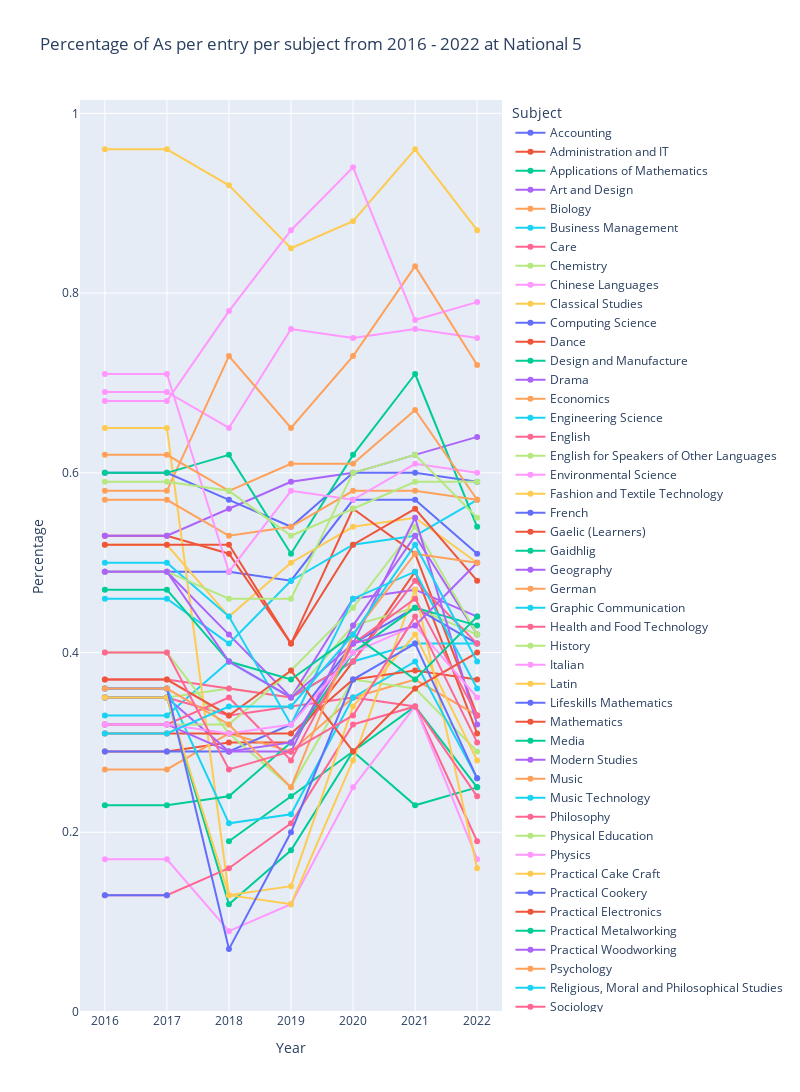

Notebook cell for this chart:
### Code cell
# Plot graph

# Create a list of subjects in alphabetical order
subjects = sorted(ldf['Subject'].unique())
years = sorted(ldf['Year'].unique())

fig = px.line(ldf, x = "Year", y = "Count", 
                color = "Subject",
               # facet_row = 'School',
                width = 800,
                height = 1150,
                category_orders = {'Subject' : subjects, 'Year' : years},
                labels = {"Count": "Percentage"},
                title = 'Percentage of As per entry per subject from 2016 - 2022 at ' + level_label
                )

fig.update_traces(mode = "markers+lines")

fig.update_yaxes(matches=None, rangemode = "tozero")

fig.write_html('./graphs/As_percentage_line_' + level + '.html')

fig.show()

### Figure 1 — Plotly figure (JSON) as saved in the notebook; plotly's stock layout.template omitted (floating-point values rounded to 4 significant figures)
{"data": [{"hovertemplate": "Subject=Accounting<br>Year=%{x}<br>Percentage=%{y}<extra></extra>", "legendgroup": "Accounting", "line": {"color": "#636efa", "dash": "solid"}, "marker": {"symbol": "circle"}, "mode": "markers+lines", "name": "Accounting", "orientation": "v", "showlegend": true, "type": "scatter", "x": ["2022", "2021", "2020", "2019", "2018", "2017", "2016"], "xaxis": "x", "y": [0.51, 0.57, 0.57, 0.48, 0.49, 0.49, 0.49], "yaxis": "y"}, {"hovertemplate": "Subject=Administration and IT<br>Year=%{x}<br>Percentage=%{y}<extra></extra>", "legendgroup": "Administration and IT", "line": {"color": "#EF553B", "dash": "solid"}, "marker": {"symbol": "circle"}, "mode": "markers+lines", "name": "Administration and IT", "orientation": "v", "showlegend": true, "type": "scatter", "x": ["2022", "2021", "2020", "2019", "2018", "2017", "2016"], "xaxis": "x", "y": [0.31, 0.49, 0.39, 0.3, 0.3, 0.29, 0.29], "yaxis": "y"}, {"hovertemplate": "Subject=Applications of Mathematics<br>Year=%{x}<br>Percentage=%{y}<extra></extra>", "legendgroup": "Applications of Mathematics", "line": {"color": "#00cc96", "dash": "solid"}, "marker": {"symbol": "circle"}, "mode": "markers+lines", "name": "Applications of Mathematics", "orientation": "v", "showlegend": true, "type": "scatter", "x": ["2022", "2021", "2020", "2019", "2018"], "xaxis": "x", "y": [0.25, 0.23, 0.29, 0.24, 0.19], "yaxis": "y"}, {"hovertemplate": "Subject=Art and Design<br>Year=%{x}<br>Percentage=%{y}<extra></extra>", "legendgroup": "Art and Design", "line": {"color": "#ab63fa", "dash": "solid"}, "marker": {"symbol": "circle"}, "mode": "markers+lines", "name": "Art and Design", "orientation": "v", "showlegend": true, "type": "scatter", "x": ["2022", "2021", "2020", "2019", "2018", "2017", "2016"], "xaxis": "x", "y": [0.44, 0.47, 0.46, 0.35, 0.42, 0.49, 0.49], "yaxis": "y"}, {"hovertemplate": "Subject=Biology<br>Year=%{x}<br>Percentage=%{y}<extra></extra>", "legendgroup": "Biology", "line": {"color": "#FFA15A", "dash": "solid"}, "marker": {"symbol": "circle"}, "mode": "markers+lines", "name": "Biology", "orientation": "v", "showlegend": true, "type": "scatter", "x": ["2022", "2021", "2020", "2019", "2018", "2017", "2016"], "xaxis": "x", "y": [0.33, 0.37, 0.35, 0.29, 0.31, 0.27, 0.27], "yaxis": "y"}, {"hovertemplate": "Subject=Business Management<br>Year=%{x}<br>Percentage=%{y}<extra></extra>", "legendgroup": "Business Management", "line": {"color": "#19d3f3", "dash": "solid"}, "marker": {"symbol": "circle"}, "mode": "markers+lines", "name": "Business Management", "orientation": "v", "showlegend": true, "type": "scatter", "x": ["2022", "2021", "2020", "2019", "2018", "2017", "2016"], "xaxis": "x", "y": [0.41, 0.41, 0.39, 0.35, 0.39, 0.33, 0.33], "yaxis": "y"}, {"hovertemplate": "Subject=Care<br>Year=%{x}<br>Percentage=%{y}<extra></extra>", "legendgroup": "Care", "line": {"color": "#FF6692", "dash": "solid"}, "marker": {"symbol": "circle"}, "mode": "markers+lines", "name": "Care", "orientation": "v", "showlegend": true, "type": "scatter", "x": ["2022", "2021", "2020", "2019", "2018", "2017", "2016"], "xaxis": "x", "y": [0.19, 0.34, 0.35, 0.34, 0.33, 0.35, 0.35], "yaxis": "y"}, {"hovertemplate": "Subject=Chemistry<br>Year=%{x}<br>Percentage=%{y}<extra></extra>", "legendgroup": "Chemistry", "line": {"color": "#B6E880", "dash": "solid"}, "marker": {"symbol": "circle"}, "mode": "markers+lines", "name": "Chemistry", "orientation": "v", "showlegend": true, "type": "scatter", "x": ["2022", "2021", "2020", "2019", "2018", "2017", "2016"], "xaxis": "x", "y": [0.42, 0.45, 0.43, 0.35, 0.36, 0.35, 0.35], "yaxis": "y"}, {"hovertemplate": "Subject=Chinese Languages<br>Year=%{x}<br>Percentage=%{y}<extra></extra>", "legendgroup": "Chinese Languages", "line": {"color": "#FF97FF", "dash": "solid"}, "marker": {"symbol": "circle"}, "mode": "markers+lines", "name": "Chinese Languages", "orientation": "v", "showlegend": true, "type": "scatter", "x": ["2022", "2021", "2020", "2019", "2018", "2017", "2016"], "xaxis": "x", "y": [0.75, 0.76, 0.75, 0.76, 0.65, 0.69, 0.69], "yaxis": "y"}, {"hovertemplate": "Subject=Classical Studies<br>Year=%{x}<br>Percentage=%{y}<extra></extra>", "legendgroup": "Classical Studies", "line": {"color": "#FECB52", "dash": "solid"}, "marker": {"symbol": "circle"}, "mode": "markers+lines", "name": "Classical Studies", "orientation": "v", "showlegend": true, "type": "scatter", "x": ["2022", "2021", "2020", "2019", "2018", "2017", "2016"], "xaxis": "x", "y": [0.5, 0.55, 0.54, 0.5, 0.44, 0.52, 0.52], "yaxis": "y"}, {"hovertemplate": "Subject=Computing Science<br>Year=%{x}<br>Percentage=%{y}<extra></extra>", "legendgroup": "Computing Science", "line": {"color": "#636efa", "dash": "solid"}, "marker": {"symbol": "circle"}, "mode": "markers+lines", "name": "Computing Science", "orientation": "v", "showlegend": true, "type": "scatter", "x": ["2022", "2021", "2020", "2019", "2018", "2017", "2016"], "xaxis": "x", "y": [0.41, 0.45, 0.41, 0.32, 0.29, 0.29, 0.29], "yaxis": "y"}, {"hovertemplate": "Subject=Dance<br>Year=%{x}<br>Percentage=%{y}<extra></extra>", "legendgroup": "Dance", "line": {"color": "#EF553B", "dash": "solid"}, "marker": {"symbol": "circle"}, "mode": "markers+lines", "name": "Dance", "orientation": "v", "showlegend": true, "type": "scatter", "x": ["2022", "2021", "2020", "2019", "2018", "2017", "2016"], "xaxis": "x", "y": [0.33, 0.51, 0.56, 0.41, 0.51, 0.53, 0.53], "yaxis": "y"}, {"hovertemplate": "Subject=Design and Manufacture<br>Year=%{x}<br>Percentage=%{y}<extra></extra>", "legendgroup": "Design and Manufacture", "line": {"color": "#00cc96", "dash": "solid"}, "marker": {"symbol": "circle"}, "mode": "markers+lines", "name": "Design and Manufacture", "orientation": "v", "showlegend": true, "type": "scatter", "x": ["2022", "2021", "2020", "2019", "2018", "2017", "2016"], "xaxis": "x", "y": [0.25, 0.34, 0.29, 0.18, 0.12, 0.35, 0.35], "yaxis": "y"}, {"hovertemplate": "Subject=Drama<br>Year=%{x}<br>Percentage=%{y}<extra></extra>", "legendgroup": "Drama", "line": {"color": "#ab63fa", "dash": "solid"}, "marker": {"symbol": "circle"}, "mode": "markers+lines", "name": "Drama", "orientation": "v", "showlegend": true, "type": "scatter", "x": ["2022", "2021", "2020", "2019", "2018", "2017", "2016"], "xaxis": "x", "y": [0.64, 0.62, 0.6, 0.59, 0.56, 0.53, 0.53], "yaxis": "y"}, {"hovertemplate": "Subject=Economics<br>Year=%{x}<br>Percentage=%{y}<extra></extra>", "legendgroup": "Economics", "line": {"color": "#FFA15A", "dash": "solid"}, "marker": {"symbol": "circle"}, "mode": "markers+lines", "name": "Economics", "orientation": "v", "showlegend": true, "type": "scatter", "x": ["2022", "2021", "2020", "2019", "2018", "2017", "2016"], "xaxis": "x", "y": [0.72, 0.83, 0.73, 0.65, 0.73, 0.58, 0.58], "yaxis": "y"}, {"hovertemplate": "Subject=Engineering Science<br>Year=%{x}<br>Percentage=%{y}<extra></extra>", "legendgroup": "Engineering Science", "line": {"color": "#19d3f3", "dash": "solid"}, "marker": {"symbol": "circle"}, "mode": "markers+lines", "name": "Engineering Science", "orientation": "v", "showlegend": true, "type": "scatter", "x": ["2022", "2021", "2020", "2019", "2018", "2017", "2016"], "xaxis": "x", "y": [0.57, 0.53, 0.52, 0.48, 0.41, 0.46, 0.46], "yaxis": "y"}, {"hovertemplate": "Subject=English<br>Year=%{x}<br>Percentage=%{y}<extra></extra>", "legendgroup": "English", "line": {"color": "#FF6692", "dash": "solid"}, "marker": {"symbol": "circle"}, "mode": "markers+lines", "name": "English", "orientation": "v", "showlegend": true, "type": "scatter", "x": ["2022", "2021", "2020", "2019", "2018", "2017", "2016"], "xaxis": "x", "y": [0.41, 0.48, 0.39, 0.35, 0.36, 0.37, 0.37], "yaxis": "y"}, {"hovertemplate": "Subject=English for Speakers of Other Languages<br>Year=%{x}<br>Percentage=%{y}<extra></extra>", "legendgroup": "English for Speakers of Other Languages", "line": {"color": "#B6E880", "dash": "solid"}, "marker": {"symbol": "circle"}, "mode": "markers+lines", "name": "English for Speakers of Other Languages", "orientation": "v", "showlegend": true, "type": "scatter", "x": ["2022", "2021", "2020", "2019", "2018", "2017", "2016"], "xaxis": "x", "y": [0.29, 0.36, 0.37, 0.25, 0.31, 0.4, 0.4], "yaxis": "y"}, {"hovertemplate": "Subject=Environmental Science<br>Year=%{x}<br>Percentage=%{y}<extra></extra>", "legendgroup": "Environmental Science", "line": {"color": "#FF97FF", "dash": "solid"}, "marker": {"symbol": "circle"}, "mode": "markers+lines", "name": "Environmental Science", "orientation": "v", "showlegend": true, "type": "scatter", "x": ["2022", "2021", "2020", "2019", "2018", "2017", "2016"], "xaxis": "x", "y": [0.17, 0.34, 0.25, 0.12, 0.09, 0.17, 0.17], "yaxis": "y"}, {"hovertemplate": "Subject=Fashion and Textile Technology<br>Year=%{x}<br>Percentage=%{y}<extra></extra>", "legendgroup": "Fashion and Textile Technology", "line": {"color": "#FECB52", "dash": "solid"}, "marker": {"symbol": "circle"}, "mode": "markers+lines", "name": "Fashion and Textile Technology", "orientation": "v", "showlegend": true, "type": "scatter", "x": ["2022", "2021", "2020", "2019", "2018", "2017", "2016"], "xaxis": "x", "y": [0.16, 0.47, 0.28, 0.12, 0.13, 0.65, 0.65], "yaxis": "y"}, {"hovertemplate": "Subject=French<br>Year=%{x}<br>Percentage=%{y}<extra></extra>", "legendgroup": "French", "line": {"color": "#636efa", "dash": "solid"}, "marker": {"symbol": "circle"}, "mode": "markers+lines", "name": "French", "orientation": "v", "showlegend": true, "type": "scatter", "x": ["2022", "2021", "2020", "2019", "2018", "2017", "2016"], "xaxis": "x", "y": [0.59, 0.6, 0.6, 0.54, 0.57, 0.6, 0.6], "yaxis": "y"}, {"hovertemplate": "Subject=Gaelic (Learners)<br>Year=%{x}<br>Percentage=%{y}<extra></extra>", "legendgroup": "Gaelic (Learners)", "line": {"color": "#EF553B", "dash": "solid"}, "marker": {"symbol": "circle"}, "mode": "markers+lines", "name": "Gaelic (Learners)", "orientation": "v", "showlegend": true, "type": "scatter", "x": ["2022", "2021", "2020", "2019", "2018", "2017", "2016"], "xaxis": "x", "y": [0.48, 0.56, 0.52, 0.41, 0.52, 0.52, 0.52], "yaxis": "y"}, {"hovertemplate": "Subject=Gaidhlig<br>Year=%{x}<br>Percentage=%{y}<extra></extra>", "legendgroup": "Gaidhlig", "line": {"color": "#00cc96", "dash": "solid"}, "marker": {"symbol": "circle"}, "mode": "markers+lines", "name": "Gaidhlig", "orientation": "v", "showlegend": true, "type": "scatter", "x": ["2022", "2021", "2020", "2019", "2018", "2017", "2016"], "xaxis": "x", "y": [0.54, 0.71, 0.62, 0.51, 0.62, 0.6, 0.6], "yaxis": "y"}, {"hovertemplate": "Subject=Geography<br>Year=%{x}<br>Percentage=%{y}<extra></extra>", "legendgroup": "Geography", "line": {"color": "#ab63fa", "dash": "solid"}, "marker": {"symbol": "circle"}, "mode": "markers+lines", "name": "Geography", "orientation": "v", "showlegend": true, "type": "scatter", "x": ["2022", "2021", "2020", "2019", "2018", "2017", "2016"], "xaxis": "x", "y": [0.42, 0.53, 0.43, 0.29, 0.29, 0.35, 0.35], "yaxis": "y"}, {"hovertemplate": "Subject=German<br>Year=%{x}<br>Percentage=%{y}<extra></extra>", "legendgroup": "German", "line": {"color": "#FFA15A", "dash": "solid"}, "marker": {"symbol": "circle"}, "mode": "markers+lines", "name": "German", "orientation": "v", "showlegend": true, "type": "scatter", "x": ["2022", "2021", "2020", "2019", "2018", "2017", "2016"], "xaxis": "x", "y": [0.57, 0.58, 0.58, 0.54, 0.53, 0.57, 0.57], "yaxis": "y"}, {"hovertemplate": "Subject=Graphic Communication<br>Year=%{x}<br>Percentage=%{y}<extra></extra>", "legendgroup": "Graphic Communication", "line": {"color": "#19d3f3", "dash": "solid"}, "marker": {"symbol": "circle"}, "mode": "markers+lines", "name": "Graphic Communication", "orientation": "v", "showlegend": true, "type": "scatter", "x": ["2022", "2021", "2020", "2019", "2018", "2017", "2016"], "xaxis": "x", "y": [0.26, 0.39, 0.35, 0.22, 0.21, 0.36, 0.36], "yaxis": "y"}, {"hovertemplate": "Subject=Health and Food Technology<br>Year=%{x}<br>Percentage=%{y}<extra></extra>", "legendgroup": "Health and Food Technology", "line": {"color": "#FF6692", "dash": "solid"}, "marker": {"symbol": "circle"}, "mode": "markers+lines", "name": "Health and Food Technology", "orientation": "v", "showlegend": true, "type": "scatter", "x": ["2022", "2021", "2020", "2019", "2018", "2017", "2016"], "xaxis": "x", "y": [0.24, 0.34, 0.32, 0.21, 0.16, 0.13, 0.13], "yaxis": "y"}, {"hovertemplate": "Subject=History<br>Year=%{x}<br>Percentage=%{y}<extra></extra>", "legendgroup": "History", "line": {"color": "#B6E880", "dash": "solid"}, "marker": {"symbol": "circle"}, "mode": "markers+lines", "name": "History", "orientation": "v", "showlegend": true, "type": "scatter", "x": ["2022", "2021", "2020", "2019", "2018", "2017", "2016"], "xaxis": "x", "y": [0.42, 0.54, 0.45, 0.38, 0.32, 0.32, 0.32], "yaxis": "y"}, {"hovertemplate": "Subject=Italian<br>Year=%{x}<br>Percentage=%{y}<extra></extra>", "legendgroup": "Italian", "line": {"color": "#FF97FF", "dash": "solid"}, "marker": {"symbol": "circle"}, "mode": "markers+lines", "name": "Italian", "orientation": "v", "showlegend": true, "type": "scatter", "x": ["2022", "2021", "2020", "2019", "2018", "2017", "2016"], "xaxis": "x", "y": [0.6, 0.61, 0.57, 0.58, 0.49, 0.71, 0.71], "yaxis": "y"}, {"hovertemplate": "Subject=Latin<br>Year=%{x}<br>Percentage=%{y}<extra></extra>", "legendgroup": "Latin", "line": {"color": "#FECB52", "dash": "solid"}, "marker": {"symbol": "circle"}, "mode": "markers+lines", "name": "Latin", "orientation": "v", "showlegend": true, "type": "scatter", "x": ["2022", "2021", "2020", "2019", "2018", "2017", "2016"], "xaxis": "x", "y": [0.87, 0.96, 0.88, 0.85, 0.92, 0.96, 0.96], "yaxis": "y"}, {"hovertemplate": "Subject=Lifeskills Mathematics<br>Year=%{x}<br>Percentage=%{y}<extra></extra>", "legendgroup": "Lifeskills Mathematics", "line": {"color": "#636efa", "dash": "solid"}, "marker": {"symbol": "circle"}, "mode": "markers+lines", "name": "Lifeskills Mathematics", "orientation": "v", "showlegend": true, "type": "scatter", "x": ["2017", "2016"], "xaxis": "x", "y": [0.13, 0.13], "yaxis": "y"}, {"hovertemplate": "Subject=Mathematics<br>Year=%{x}<br>Percentage=%{y}<extra></extra>", "legendgroup": "Mathematics", "line": {"color": "#EF553B", "dash": "solid"}, "marker": {"symbol": "circle"}, "mode": "markers+lines", "name": "Mathematics", "orientation": "v", "showlegend": true, "type": "scatter", "x": ["2022", "2021", "2020", "2019", "2018", "2017", "2016"], "xaxis": "x", "y": [0.37, 0.38, 0.37, 0.31, 0.31, 0.31, 0.31], "yaxis": "y"}, {"hovertemplate": "Subject=Media<br>Year=%{x}<br>Percentage=%{y}<extra></extra>", "legendgroup": "Media", "line": {"color": "#00cc96", "dash": "solid"}, "marker": {"symbol": "circle"}, "mode": "markers+lines", "name": "Media", "orientation": "v", "showlegend": true, "type": "scatter", "x": ["2022", "2021", "2020", "2019", "2018", "2017", "2016"], "xaxis": "x", "y": [0.43, 0.45, 0.4, 0.3, 0.24, 0.23, 0.23], "yaxis": "y"}, {"hovertemplate": "Subject=Modern Studies<br>Year=%{x}<br>Percentage=%{y}<extra></extra>", "legendgroup": "Modern Studies", "line": {"color": "#ab63fa", "dash": "solid"}, "marker": {"symbol": "circle"}, "mode": "markers+lines", "name": "Modern Studies", "orientation": "v", "showlegend": true, "type": "scatter", "x": ["2022", "2021", "2020", "2019", "2018", "2017", "2016"], "xaxis": "x", "y": [0.32, 0.55, 0.41, 0.3, 0.29, 0.32, 0.32], "yaxis": "y"}, {"hovertemplate": "Subject=Music<br>Year=%{x}<br>Percentage=%{y}<extra></extra>", "legendgroup": "Music", "line": {"color": "#FFA15A", "dash": "solid"}, "marker": {"symbol": "circle"}, "mode": "markers+lines", "name": "Music", "orientation": "v", "showlegend": true, "type": "scatter", "x": ["2022", "2021", "2020", "2019", "2018", "2017", "2016"], "xaxis": "x", "y": [0.57, 0.67, 0.61, 0.61, 0.58, 0.62, 0.62], "yaxis": "y"}, {"hovertemplate": "Subject=Music Technology<br>Year=%{x}<br>Percentage=%{y}<extra></extra>", "legendgroup": "Music Technology", "line": {"color": "#19d3f3", "dash": "solid"}, "marker": {"symbol": "circle"}, "mode": "markers+lines", "name": "Music Technology", "orientation": "v", "showlegend": true, "type": "scatter", "x": ["2022", "2021", "2020", "2019", "2018", "2017", "2016"], "xaxis": "x", "y": [0.36, 0.49, 0.46, 0.32, 0.44, 0.5, 0.5], "yaxis": "y"}, {"hovertemplate": "Subject=Philosophy<br>Year=%{x}<br>Percentage=%{y}<extra></extra>", "legendgroup": "Philosophy", "line": {"color": "#FF6692", "dash": "solid"}, "marker": {"symbol": "circle"}, "mode": "markers+lines", "name": "Philosophy", "orientation": "v", "showlegend": true, "type": "scatter", "x": ["2022", "2021", "2020", "2019", "2018", "2017", "2016"], "xaxis": "x", "y": [0.33, 0.46, 0.41, 0.28, 0.35, 0.32, 0.32], "yaxis": "y"}, {"hovertemplate": "Subject=Physical Education<br>Year=%{x}<br>Percentage=%{y}<extra></extra>", "legendgroup": "Physical Education", "line": {"color": "#B6E880", "dash": "solid"}, "marker": {"symbol": "circle"}, "mode": "markers+lines", "name": "Physical Education", "orientation": "v", "showlegend": true, "type": "scatter", "x": ["2022", "2021", "2020", "2019", "2018", "2017", "2016"], "xaxis": "x", "y": [0.55, 0.62, 0.6, 0.46, 0.46, 0.49, 0.49], "yaxis": "y"}, {"hovertemplate": "Subject=Physics<br>Year=%{x}<br>Percentage=%{y}<extra></extra>", "legendgroup": "Physics", "line": {"color": "#FF97FF", "dash": "solid"}, "marker": {"symbol": "circle"}, "mode": "markers+lines", "name": "Physics", "orientation": "v", "showlegend": true, "type": "scatter", "x": ["2022", "2021", "2020", "2019", "2018", "2017", "2016"], "xaxis": "x", "y": [0.35, 0.43, 0.4, 0.32, 0.31, 0.32, 0.32], "yaxis": "y"}, {"hovertemplate": "Subject=Practical Cake Craft<br>Year=%{x}<br>Percentage=%{y}<extra></extra>", "legendgroup": "Practical Cake Craft", "line": {"color": "#FECB52", "dash": "solid"}, "marker": {"symbol": "circle"}, "mode": "markers+lines", "name": "Practical Cake Craft", "orientation": "v", "showlegend": true, "type": "scatter", "x": ["2022", "2021", "2020", "2019", "2018", "2017", "2016"], "xaxis": "x", "y": [0.28, 0.42, 0.34, 0.14, 0.13, 0.35, 0.35], "yaxis": "y"}, {"hovertemplate": "Subject=Practical Cookery<br>Year=%{x}<br>Percentage=%{y}<extra></extra>", "legendgroup": "Practical Cookery", "line": {"color": "#636efa", "dash": "solid"}, "marker": {"symbol": "circle"}, "mode": "markers+lines", "name": "Practical Cookery", "orientation": "v", "showlegend": true, "type": "scatter", "x": ["2022", "2021", "2020", "2019", "2018", "2017", "2016"], "xaxis": "x", "y": [0.26, 0.41, 0.37, 0.2, 0.07, 0.36, 0.36], "yaxis": "y"}, {"hovertemplate": "Subject=Practical Electronics<br>Year=%{x}<br>Percentage=%{y}<extra></extra>", "legendgroup": "Practical Electronics", "line": {"color": "#EF553B", "dash": "solid"}, "marker": {"symbol": "circle"}, "mode": "markers+lines", "name": "Practical Electronics", "orientation": "v", "showlegend": true, "type": "scatter", "x": ["2022", "2021", "2020", "2019", "2018", "2017", "2016"], "xaxis": "x", "y": [0.4, 0.36, 0.29, 0.38, 0.33, 0.37, 0.37], "yaxis": "y"}, {"hovertemplate": "Subject=Practical Metalworking<br>Year=%{x}<br>Percentage=%{y}<extra></extra>", "legendgroup": "Practical Metalworking", "line": {"color": "#00cc96", "dash": "solid"}, "marker": {"symbol": "circle"}, "mode": "markers+lines", "name": "Practical Metalworking", "orientation": "v", "showlegend": true, "type": "scatter", "x": ["2022", "2021", "2020", "2019", "2018", "2017", "2016"], "xaxis": "x", "y": [0.44, 0.37, 0.42, 0.37, 0.39, 0.47, 0.47], "yaxis": "y"}, {"hovertemplate": "Subject=Practical Woodworking<br>Year=%{x}<br>Percentage=%{y}<extra></extra>", "legendgroup": "Practical Woodworking", "line": {"color": "#ab63fa", "dash": "solid"}, "marker": {"symbol": "circle"}, "mode": "markers+lines", "name": "Practical Woodworking", "orientation": "v", "showlegend": true, "type": "scatter", "x": ["2022", "2021", "2020", "2019", "2018", "2017", "2016"], "xaxis": "x", "y": [0.5, 0.43, 0.41, 0.35, 0.39, 0.49, 0.49], "yaxis": "y"}, {"hovertemplate": "Subject=Psychology<br>Year=%{x}<br>Percentage=%{y}<extra></extra>", "legendgroup": "Psychology", "line": {"color": "#FFA15A", "dash": "solid"}, "marker": {"symbol": "circle"}, "mode": "markers+lines", "name": "Psychology", "orientation": "v", "showlegend": true, "type": "scatter", "x": ["2022", "2021", "2020", "2019", "2018", "2017", "2016"], "xaxis": "x", "y": [0.5, 0.51, 0.42, 0.25, 0.32, 0.36, 0.36], "yaxis": "y"}, {"hovertemplate": "Subject=Religious, Moral and Philosophical Studies<br>Year=%{x}<br>Percentage=%{y}<extra></extra>", "legendgroup": "Religious, Moral and Philosophical Studies", "line": {"color": "#19d3f3", "dash": "solid"}, "marker": {"symbol": "circle"}, "mode": "markers+lines", "name": "Religious, Moral and Philosophical Studies", "orientation": "v", "showlegend": true, "type": "scatter", "x": ["2022", "2021", "2020", "2019", "2018", "2017", "2016"], "xaxis": "x", "y": [0.39, 0.52, 0.42, 0.34, 0.34, 0.31, 0.31], "yaxis": "y"}, {"hovertemplate": "Subject=Sociology<br>Year=%{x}<br>Percentage=%{y}<extra></extra>", "legendgroup": "Sociology", "line": {"color": "#FF6692", "dash": "solid"}, "marker": {"symbol": "circle"}, "mode": "markers+lines", "name": "Sociology", "orientation": "v", "showlegend": true, "type": "scatter", "x": ["2022", "2021", "2020", "2019", "2018", "2017", "2016"], "xaxis": "x", "y": [0.3, 0.44, 0.33, 0.29, 0.27, 0.4, 0.4], "yaxis": "y"}, {"hovertemplate": "Subject=Spanish<br>Year=%{x}<br>Percentage=%{y}<extra></extra>", "legendgroup": "Spanish", "line": {"color": "#B6E880", "dash": "solid"}, "marker": {"symbol": "circle"}, "mode": "markers+lines", "name": "Spanish", "orientation": "v", "showlegend": true, "type": "scatter", "x": ["2022", "2021", "2020", "2019", "2018", "2017", "2016"], "xaxis": "x", "y": [0.59, 0.59, 0.56, 0.53, 0.58, 0.59, 0.59], "yaxis": "y"}, {"hovertemplate": "Subject=Urdu<br>Year=%{x}<br>Percentage=%{y}<extra></extra>", "legendgroup": "Urdu", "line": {"color": "#FF97FF", "dash": "solid"}, "marker": {"symbol": "circle"}, "mode": "markers+lines", "name": "Urdu", "orientation": "v", "showlegend": true, "type": "scatter", "x": ["2022", "2021", "2020", "2019", "2018", "2017", "2016"], "xaxis": "x", "y": [0.79, 0.77, 0.94, 0.87, 0.78, 0.68, 0.68], "yaxis": "y"}], "layout": {"height": 1150, "legend": {"title": {"text": "Subject"}, "tracegroupgap": 0}, "title": {"text": "Percentage of As per entry per subject from 2016 - 2022 at National 5"}, "width": 800, "xaxis": {"anchor": "y", "categoryarray": ["2016", "2017", "2018", "2019", "2020", "2021", "2022"], "categoryorder": "array", "domain": [0, 1], "title": {"text": "Year"}}, "yaxis": {"anchor": "x", "domain": [0, 1], "rangemode": "tozero", "title": {"text": "Percentage"}}}}
